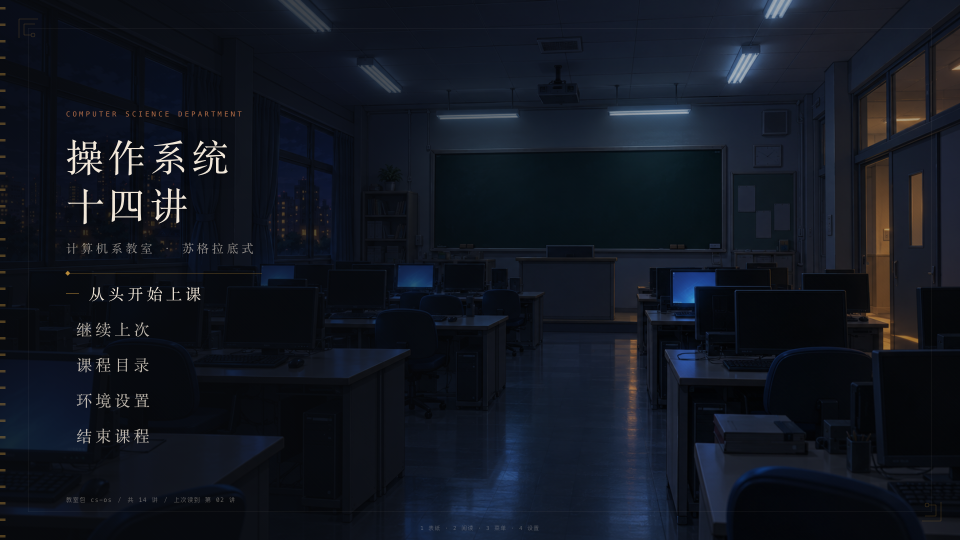
#> input picture docs/证据图/度量脚本_魔夜UI密度_2026-09-30/render/warm_avalon_s1.png, 1920 x 1080 px (shown at 1/2 size); the run also reads 1 picture not shown here
$ python measure_warm.py
#> lines starting #> are read from the running program, lines starting #| are printed output that depends on the picture; after the words box and inside, x2 and y2 are one past the last pixel; in counts of white or black regions, pixels touching at a corner belong together
#> (reads docs/证据图/度量脚本_魔夜UI密度_2026-09-30/warm_rects.json from the repository)
### docs/证据图/度量脚本_魔夜UI密度_2026-09-30/measure_png.py
#!/usr/bin/env python3
# -*- coding: utf-8 -*-
"""
measure_png.py — 「装饰密度与语汇」度量内核（真实魔夜 UI / 暖纸样稿 共用同一套算法）

算法定义（全部可复算，无估计）：

1) 非透明像素占整图比例  alpha_ratio_gt0
   定义：count(alpha > 0) / (W*H)
   同时给出 alpha_ge128_ratio = count(alpha >= 128) / (W*H)   —— 「实心」像素占比

2) 边缘/描边像素占比  两条独立定义，都给：
   a) outline_ratio_visible = 外圈像素 / 非透明像素
      外圈 = 非透明掩膜经 3x3 十字结构元腐蚀一次后的差集（alpha>0 掩膜减去腐蚀结果）
      —— 量的是「形状外轮廓」在可见像素中的占比
      outline_ratio_full = 同一量除以 W*H（对整图的占比）
   b) stroke_ratio_visible = 高梯度像素 / 非透明像素
      在非透明区域内部：亮度 L = 0.299R+0.587G+0.114B，先做 sigma=1.0 高斯平滑，
      再算 Sobel 梯度幅值 g。scipy.ndimage.sobel 的增益已用线性斜坡标定为 8.0
      （每像素斜率 s → 响应 8s，实测 s=0.5 → 4.0），故归一化 G = g / (8*255)，
      G 即「相邻像素亮度差 / 255」。
      高梯度判据：G > 0.08（≈ 相邻像素亮度差 > 20.4/255）
      参考点：255 幅度、sigma=1 的理想阶跃边，峰值 G = 653.73/（8*255）= 0.320
      —— 量的是「内部描线/高光/花饰纹理」的密度

3) 主色相中位数（HSV）
   仅统计「有色像素」：S >= 0.15 且 V >= 0.10 且 alpha > 0（近中性色/近黑色不计色相）
   色相取圆周中位数（circular median，最小化圆周距离和），单位度，0..360
   同时给出：sat_median、val_median、hue_bin_top3（36 个 10° 分桶，按有色像素占比排序）
   以及 hue_arc：有色像素中落在「中位数 ±30°」弧内的占比（色相集中度）

依赖：PIL, numpy, scipy
"""
import json
import math
import os
import sys

import numpy as np
from PIL import Image
from scipy import ndimage

HUE_S_MIN = 0.15
HUE_V_MIN = 0.10
GRAD_THRESH = 0.08
GRAD_SIGMA = 1.0


CIRC_BUDGET = 4000  # 圆周中位数的候选点预算：候选集与统计集各取 <=4000 个确定性样本


def circular_median_deg(h_deg):
    """
    圆周中位数：在 [0,360) 上取使 sum_j min(|d|, 360-|d|) 最小的点。
    为控制内存，像素先按「确定性等步长」（linspace 索引，步长 = N/4000）抽样到 <=4000 个点，
    再在候选点上取圆周中位数；4000 点下候选矩阵 4000x4000 float64 = 128MB。抽样可复算。
    """
    h = np.asarray(h_deg, dtype=np.float64) % 360.0
    if h.size == 0:
        return float("nan")
    if h.size > CIRC_BUDGET:
        h = h[np.linspace(0, h.size - 1, CIRC_BUDGET).astype(np.int64)]
    a = np.sort(h)
    d = np.abs(a[:, None] - a[None, :])
    d = np.minimum(d, 360.0 - d)
    s = d.sum(axis=1)
    return float(a[int(np.argmin(s))])


def measure(path_or_array, alpha=None):
    if isinstance(path_or_array, str):
        im = Image.open(path_or_array)
#> im is the input picture: PIL image 1920x1080 RGB; mean R, G, B 17.9, 22.7, 32.4
        src_mode = im.mode
        im = im.convert("RGBA")
#> im: PIL image 1920x1080 RGBA
        arr = np.asarray(im).astype(np.uint8)
        meta = {"file": path_or_array, "src_mode": src_mode, "size": [im.size[0], im.size[1]]}
    else:
        arr = np.asarray(path_or_array).astype(np.uint8)
        meta = {"size": [arr.shape[1], arr.shape[0]]}

    H, W = arr.shape[:2]
    total = H * W
    a = arr[..., 3].astype(np.int16)
#> a: shape (1080, 1920) int16; every value is 255
    vis = a > 0
#> vis: shape (1080, 1920) bool; every value is 1
    solid = a >= 128
    vis_n = int(vis.sum())
#> vis_n = 2073600
    solid_n = int(solid.sum())
#> solid_n = 2073600

    out = dict(meta)
    out["W"] = W
    out["H"] = H
    out["pixels_total"] = total
    out["pixels_visible_gt0"] = vis_n
    out["alpha_ratio_gt0"] = round(vis_n / total, 6)
    out["pixels_solid_ge128"] = solid_n
    out["alpha_ge128_ratio"] = round(solid_n / total, 6)
    out["alpha_max"] = int(a.max())
    out["alpha_p95_of_visible"] = int(np.percentile(a[vis], 95)) if vis_n else None

    # ---- 2a 外轮廓 ----
    st = ndimage.generate_binary_structure(2, 1)  # 十字
    # 先把「非透明」当成形状本身（含半透明羽化），腐蚀一次
    eroded = ndimage.binary_erosion(vis, structure=st, border_value=0)
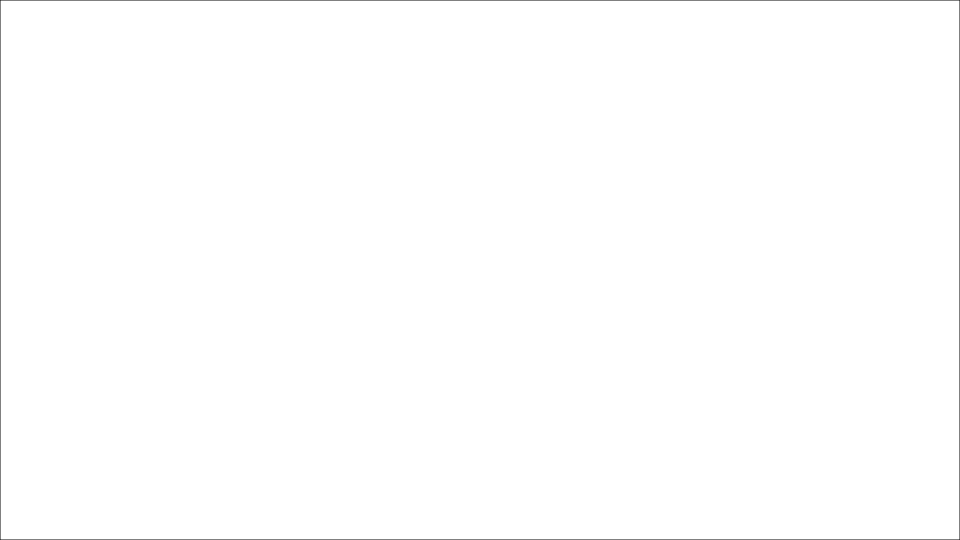
#> eroded: shape (1080, 1920) bool (shown at 1/2 size); 99.7% white; black in thin lines or dots
    outline = vis & (~eroded)
#> outline: shape (1080, 1920) bool; 0.29% white in thin lines or dots
    on = int(outline.sum())
#> on = 5996
    out["outline_pixels"] = on
    out["outline_ratio_visible"] = round(on / vis_n, 6) if vis_n else None
    out["outline_ratio_full"] = round(on / total, 6)

    # ---- 2b 内部描线（梯度）----
    rgb = arr[..., :3].astype(np.float32)
    L = 0.299 * rgb[..., 0] + 0.587 * rgb[..., 1] + 0.114 * rgb[..., 2]
    Ls = ndimage.gaussian_filter(L, GRAD_SIGMA)
    gx = ndimage.sobel(Ls, axis=1, mode="nearest")
    gy = ndimage.sobel(Ls, axis=0, mode="nearest")
    g = np.hypot(gx, gy) / (8.0 * 255.0)   # 增益 8.0 见模块内标定说明
    hi = (g > GRAD_THRESH) & vis
#> hi: shape (1080, 1920) bool; 1.4% white; 263 white regions (175 under 20 px), largest, box (x1, y1, x2, y2) and area: (132, 278, 206, 352) 2785, (385, 278, 457, 352) 2315, (222, 378, 286, 445) 2152
    # 排除外轮廓那一圈，只算「内部」描线，避免与 2a 重复计数
    inner = vis & eroded
    hi_in = hi & inner
    hn = int(hi_in.sum())
#> hn = 28221
    in_n = int(inner.sum())
#> in_n = 2067604
    out["stroke_pixels_inner"] = hn
    out["stroke_ratio_visible"] = round(hn / vis_n, 6) if vis_n else None
    out["stroke_ratio_inner"] = round(hn / in_n, 6) if in_n else None
    out["stroke_ratio_cellarea"] = round(hn / total, 6)   # 分母=整幅/整格像素，两侧同口径可比
    hi003 = (g > 0.03) & inner
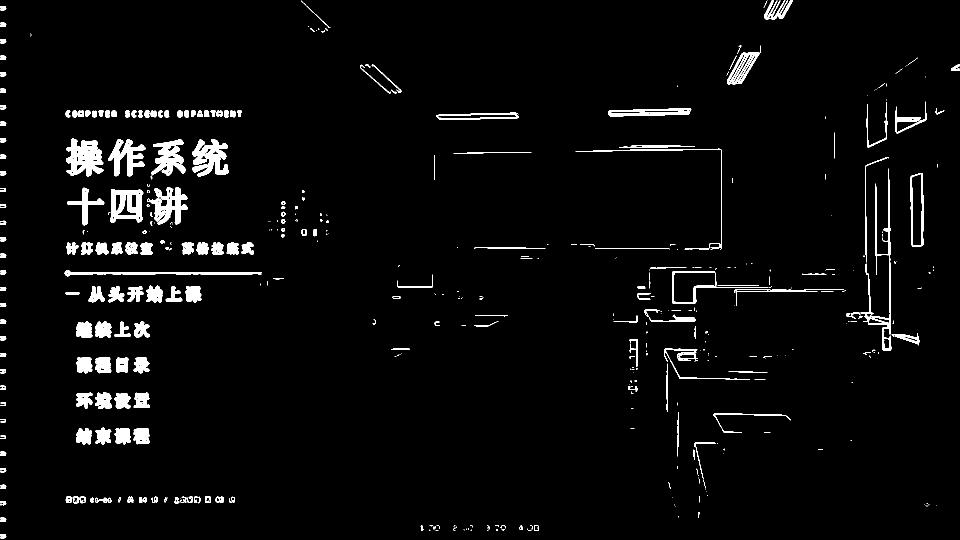
#> hi003: shape (1080, 1920) bool (shown at 1/2 size); 3.3% white; 464 white regions (249 under 20 px), largest, box (x1, y1, x2, y2) and area: (132, 277, 207, 353) 3505, (384, 278, 458, 353) 3145, (301, 374, 376, 449) 2739
    out["stroke_ratio_cellarea_t003"] = round(int(hi003.sum()) / total, 6)
    gv = g[vis]
    if gv.size:
        for q, key in [(50, "grad_p50"), (90, "grad_p90"), (99, "grad_p99")]:
            out[key] = round(float(np.percentile(gv, q)), 5)
#> after the loop, out = 23 items
        out["grad_max"] = round(float(gv.max()), 5)

    # ---- 3 色相 ----
    if vis_n:
        r = rgb[..., 0][vis] / 255.0
        gg = rgb[..., 1][vis] / 255.0
        b = rgb[..., 2][vis] / 255.0
        mx = np.maximum(np.maximum(r, gg), b)
        mn = np.minimum(np.minimum(r, gg), b)
        sat = np.where(mx > 0, (mx - mn) / np.maximum(mx, 1e-6), 0.0)
        val = mx
        out["sat_median"] = round(float(np.median(sat)), 4)
        out["val_median"] = round(float(np.median(val)), 4)
        out["rgb_mean_visible"] = [int(round(float(x))) for x in (rgb[..., 0][vis].mean(),
                                                                  rgb[..., 1][vis].mean(),
                                                                  rgb[..., 2][vis].mean())]

        col = (sat >= HUE_S_MIN) & (val >= HUE_V_MIN)
        col_n = int(col.sum())
#> col_n = 1106104
        out["hue_eligible_pixels"] = col_n
        out["hue_eligible_ratio"] = round(col_n / vis_n, 6)
        if col_n:
            rr, g2, bb = r[col], gg[col], b[col]
            mx2 = np.maximum(np.maximum(rr, g2), bb)
            mn2 = np.minimum(np.minimum(rr, g2), bb)
            dlt = np.maximum(mx2 - mn2, 1e-9)
            h = np.zeros_like(rr)
            m = (mx2 == rr)
            h[m] = ((g2[m] - bb[m]) / dlt[m]) % 6
            m = (mx2 == g2) & (mx2 != rr)
            h[m] = ((bb[m] - rr[m]) / dlt[m]) + 2
            m = (mx2 == bb) & (mx2 != rr) & (mx2 != g2)
            h[m] = ((rr[m] - g2[m]) / dlt[m]) + 4
            h = (h * 60.0) % 360.0
            out["hue_circ_median_deg"] = round(circular_median_deg(h), 2)
            hb = np.histogram(h, bins=36, range=(0, 360))[0]
            order = np.argsort(hb)[::-1][:3]
            out["hue_bin_top3"] = [
                {"bin_deg": f"{int(i)*10}-{int(i)*10+10}", "center": int(i) * 10 + 5,
                 "share": round(float(hb[i]) / col_n, 4)}
                for i in order if hb[i] > 0
            ]
            cm = out["hue_circ_median_deg"]
#> cm = 220
            d = np.abs(h - cm)
            d = np.minimum(d, 360.0 - d)
            out["hue_arc_30_share"] = round(float((d <= 30).sum()) / col_n, 4)
        else:
            out["hue_circ_median_deg"] = None
    else:
        out["sat_median"] = None
        out["hue_circ_median_deg"] = None
    return out


# [8 lines left out: function opaque_bbox, not called in this run]


# [13 lines that do not run on import are left out]

### docs/证据图/度量脚本_魔夜UI密度_2026-09-30/measure_warm.py
#!/usr/bin/env python3
# -*- coding: utf-8 -*-
"""
measure_warm.py — 用与 measure_png.py 完全相同的算法，量暖纸样稿的渲染 PNG。

为什么不能直接照抄"非透明像素占比"：
  我们的样稿是**不透明整屏渲染**（HTML 无 alpha 通道），所以 alpha>0 的比例恒为 1.0000，
  这一项**不可比**——报告里如实标"不适用（不透明渲染）"，不拿它凑数。
可比的项是：高梯度描边占比（同一 GRAD_THRESH=0.08 与 0.03 两档）、梯度分位、
主色相圆周中位数、饱和度/明度中位数。

构件级裁件取自整屏 PNG + warm_rects.json 里的 getBoundingClientRect（脚本侧不做元素截图，
避免 height:0 的装饰线直接失败）。
"""
import json
import os
import sys

from PIL import Image

HERE = os.path.dirname(os.path.abspath(__file__))
sys.path.insert(0, HERE)
from measure_png import measure  # noqa: E402

WARM = os.path.join(HERE, "warm_rects.json")
RENDER = os.path.join(HERE, "render")   # render_warm.js 的输出目录（默认 /tmp/mahoyo-metrics，复跑时用 OUT= 指到这里）

# (屏标识, 整屏 PNG, 构件选择器, 输出键)
CROPS = [
    ("s2", "warm_avalon_s2.png", ".band", "avalon_s2_band"),
    ("s2", "warm_avalon_s2.png", ".band-core", "avalon_s2_bandcore"),
    ("s2", "warm_avalon_s2.png", ".topbar", "avalon_s2_topbar"),
    ("s1", "warm_avalon_s1.png", ".titem.on", "avalon_s1_titem_on"),
    ("s1", "warm_avalon_s1.png", ".frame", "avalon_s1_frame"),
    ("s3", "warm_avalon_s3.png", ".panel", "avalon_s3_panel"),
    ("v2ao", "warm_reading_v2_ao.png", ".opt", "reading_v2ao_opt"),
    ("v2ao", "warm_reading_v2_ao.png", ".dock", "reading_v2ao_dock"),
    ("v2ao", "warm_reading_v2_ao.png", ".sect", "reading_v2ao_sect"),
    ("v2n", "warm_reading_v2_default.png", ".dock", "reading_v2n_dock"),
    ("v2n", "warm_reading_v2_default.png", ".composer", "reading_v2n_composer"),
]


def main():
    rects = json.load(open(WARM))
    out = {"screens": {}, "crops": {}}

    for scr, png in [("s1", "warm_avalon_s1.png"), ("s2", "warm_avalon_s2.png"),
                     ("s3", "warm_avalon_s3.png"),
                     ("v2n", "warm_reading_v2_default.png"),
                     ("v2ao", "warm_reading_v2_ao.png"),
                     ("s4", "warm_avalon_s4.png")]:
        p = os.path.join(RENDER, png)
        if not os.path.exists(p):
            out["screens"][png] = {"error": "missing"}
            continue
        r = measure(p)
#> r = 32 items
        im = Image.open(p)
        r["mode"] = im.mode
        r["alpha_note"] = "不透明整屏渲染：alpha 恒为 255 → alpha_ratio 恒 1.0，与真实 PNG 不可比"
        out["screens"][png] = r
#> pass 2 of the loop in main, `for scr, png in [("s1", "warm_avalon_s1.png"), ("s2", "warm_avalon_s2...`:
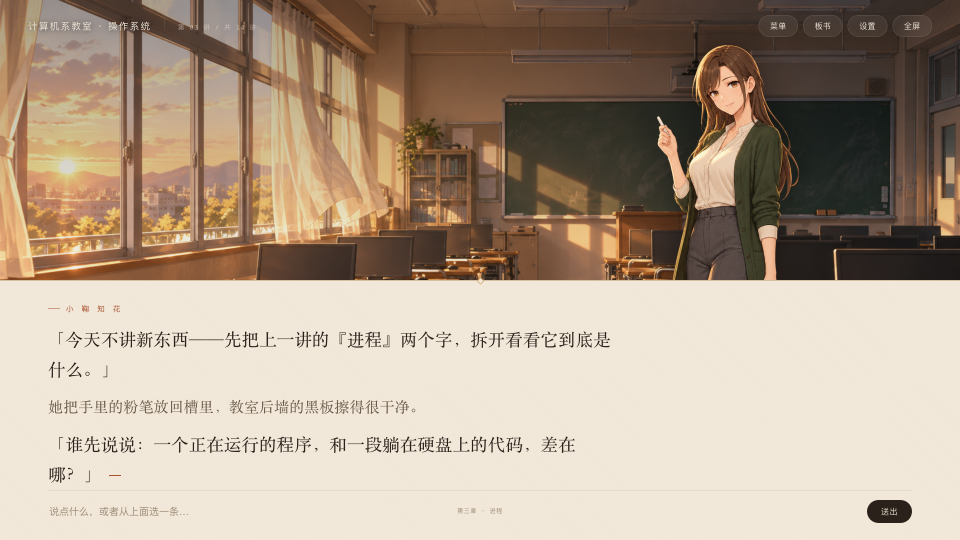
#> input picture docs/证据图/度量脚本_魔夜UI密度_2026-09-30/render/warm_avalon_s2.png, 1920 x 1080 px (shown at 1/2 size)
#> in measure, im is the input picture: PIL image 1920x1080 RGB; mean R, G, B 177.5, 159.1, 140.3
#> im: PIL image 1920x1080 RGBA
#> in measure (call 2), `hi = (g > GRAD_THRESH) & vis`:
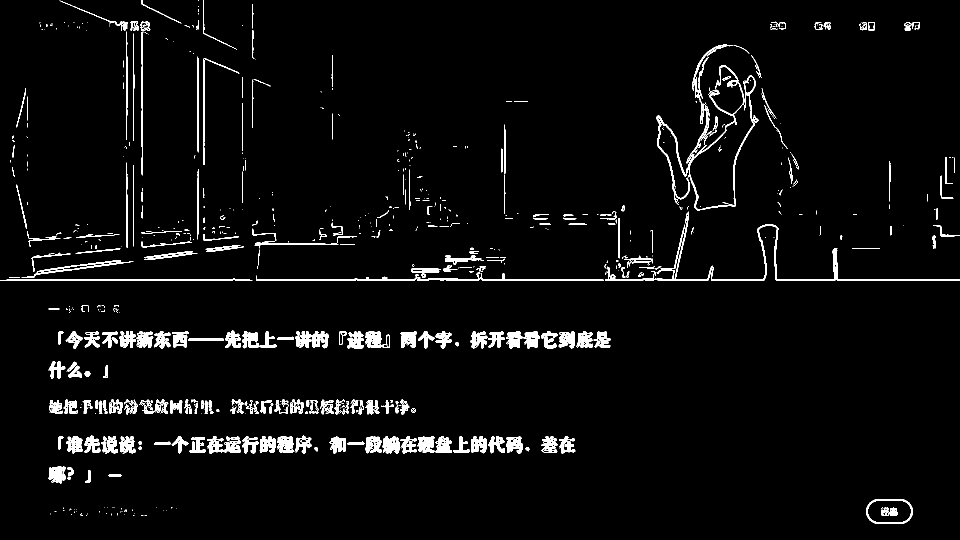
#> hi: shape (1080, 1920) bool (shown at 1/2 size); 3.5% white; 840 white regions (504 under 20 px), largest, box (x1, y1, x2, y2) and area: (1313, 130, 1517, 422) 4167, (1422, 449, 1920, 562) 3080, (512, 544, 1208, 562) 2598
#> hn = 73534
#> in measure (call 2), `hi003 = (g > 0.03) & inner`:
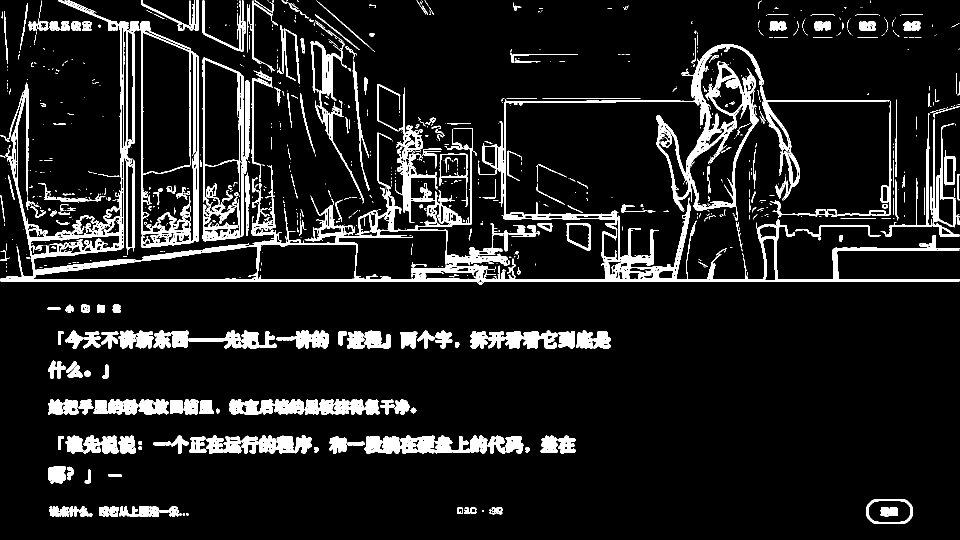
#> hi003: shape (1080, 1920) bool (shown at 1/2 size); 10% white; 1036 white regions (684 under 20 px), largest, box (x1, y1, x2, y2) and area: (1, 1, 1919, 570) 79102, (280, 42, 398, 496) 9933, (405, 115, 499, 473) 4902
#> col_n = 1030735
#> cm = 24.71

    for tag, png, sel, key in CROPS:
        d = rects.get(tag, {}).get(sel)
#> d = 11 items
        p = os.path.join(RENDER, png)
        if not d or not os.path.exists(p):
            out["crops"][key] = {"error": "no rect or png", "rect": d}
            continue
        im = Image.open(p)
        x0 = max(0, d["x"]); y0 = max(0, d["y"])
#> after `x0 = max(0, d['x'])`: x0 = 0
#> after `y0 = max(0, d['y'])`: y0 = 560
        x1 = min(im.width, d["x"] + d["w"]); y1 = min(im.height, d["y"] + d["h"])
#> after `x1 = min(im.width, d['x'] + d['w'])`: x1 = 1920
#> after `y1 = min(im.height, d['y'] + d['h'])`: y1 = 1080
        if x1 - x0 < 2 or y1 - y0 < 2:
            out["crops"][key] = {"error": "degenerate rect", "rect": d}
            continue
        crop = im.crop((x0, y0, x1, y1)).convert("RGBA")
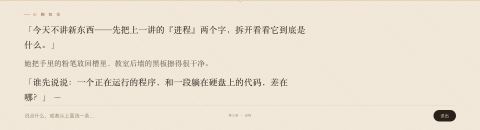
#> crop: PIL image 1920x520 RGBA (shown at 1/4 size); mean R, G, B, A 237.2, 227.1, 212.5, 255
        cp = os.path.join(HERE, f"crop_{key}.png")
        crop.save(cp)
        r = measure(os.path.join(HERE, f"crop_{key}.png"))
#> in measure (call 7), `vis_n = int(vis.sum())`: vis_n = 998400
#> in measure (call 7), `eroded = ndimage.binary_erosion(vis, structure=st, border_value=0)`:
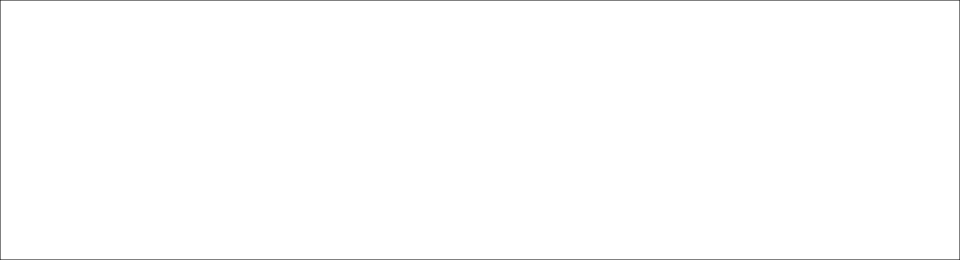
#> eroded: shape (520, 1920) bool (shown at 1/2 size); 99.5% white; black in thin lines or dots
#> in measure (call 7), `outline = vis & (~eroded)`:
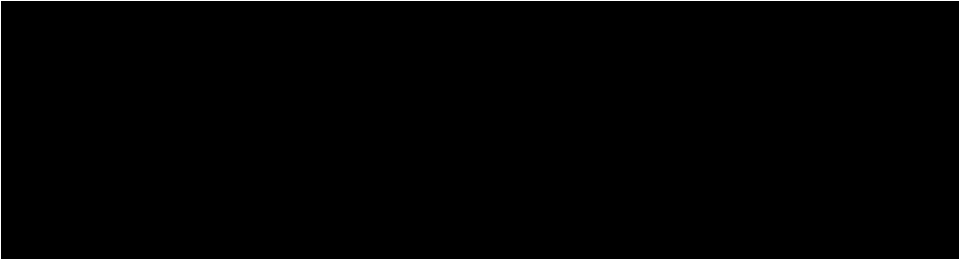
#> outline: shape (520, 1920) bool (shown at 1/2 size); 0.49% white in thin lines or dots
#> in measure (call 7), `on = int(outline.sum())`: on = 4876
#> in measure (call 7), `gy = ndimage.sobel(Ls, axis=0, mode="nearest")`:
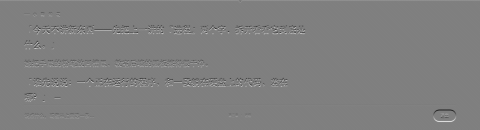
#> gy: shape (520, 1920) float32 (shown at 1/4 size); min -510.8, max 511.1, mean 0.5; drawn with min black and max white
#> in measure (call 7), `hi = (g > GRAD_THRESH) & vis`:
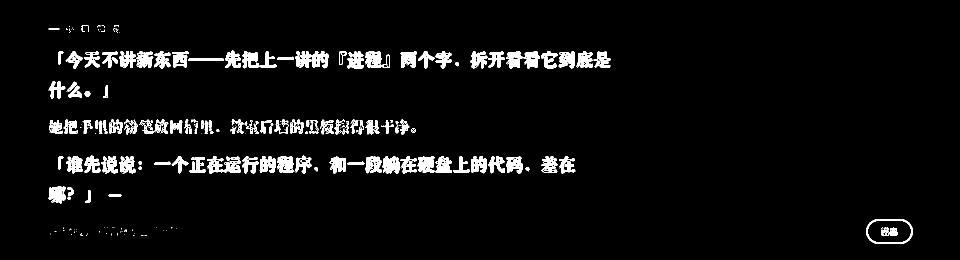
#> hi: shape (520, 1920) bool (shown at 1/2 size); 4.1% white in thin lines or dots, all inside (x1, y1, x2, y2) = (97, 50, 1826, 488)
#> in measure (call 7), `hn = int(hi_in.sum())`: hn = 40859
#> in measure (call 7), `in_n = int(inner.sum())`: in_n = 993524
#> in measure (call 7), `col_n = int(col.sum())`: col_n = 26402
#> in measure (call 7), `cm = out["hue_circ_median_deg"]`: cm = 28.42
        r["source_screen"] = png
        r["selector"] = sel
        r["rect"] = d
        r["note"] = "不透明裁件：alpha 恒 255"
        out["crops"][key] = r
#> pass 2 of the loop in main, `for tag, png, sel, key in CROPS:`:

    with open(os.path.join(HERE, "warm.json"), "w") as f:
        json.dump(out, f, ensure_ascii=False, indent=2)

    print("== 整屏 ==")
    for k, v in out["screens"].items():
        if "error" in v:
            print(f"  {k}: {v['error']}"); continue
        print(f"  {k:32s} {v['W']}x{v['H']} mode={v['mode']} "
              f"stroke/全幅={v['stroke_ratio_cellarea']:.5f} (t.03={v['stroke_ratio_cellarea_t003']:.5f}) "
              f"grad p99={v['grad_p99']} max={v['grad_max']} "
              f"hue={v.get('hue_circ_median_deg')} sat={v.get('sat_median')} val={v.get('val_median')}")
#> this loop made 6 passes
#> k on passes 1 to 6: 'warm_avalon_s1.png', 'warm_avalon_s2.png', 'warm_avalon_s3.png', 'warm_reading_v2_default.png', 'warm_reading_v2_ao.png', 'warm_avalon_s4.png'
#> (printed output is left out)
    print("== 构件裁件 ==")
    for k, v in out["crops"].items():
        if "error" in v:
            print(f"  {k}: {v['error']} rect={v.get('rect')}"); continue
        print(f"  {k:24s} {v['W']}x{v['H']} stroke/全裁件={v['stroke_ratio_cellarea']:.5f} "
              f"(t.03={v['stroke_ratio_cellarea_t003']:.5f}) grad p90={v['grad_p90']} p99={v['grad_p99']} max={v['grad_max']} "
              f"hue={v.get('hue_circ_median_deg')} sat={v.get('sat_median')} val={v.get('val_median')}")
#> this loop made 11 passes
#> (printed output is left out)
    print("\nwrote warm.json")


if __name__ == "__main__":
    main()
